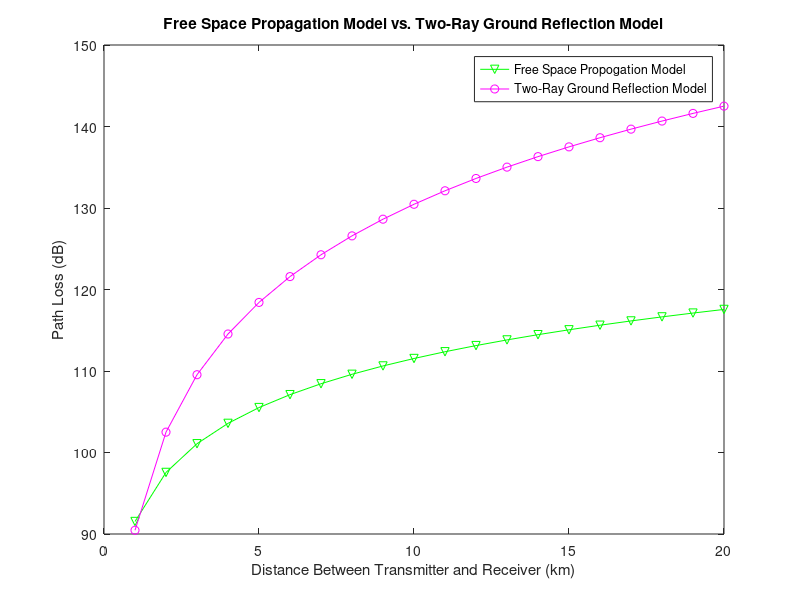

Write MATLAB code to recreate this figure.
% Free Space Propogation Loss vs. Two-Ray Ground Reflection Model

% Close and clear previous graphs
close all
clear all

% Knowns:
    % Carrier frequency (MHz)
      f = 900;
    % Speed of light (m/s)
      c = 3*10^8;
    % Distances (in km)
      d = 0:1:20;
    % Gain of transmitter and receiver are unity
      Gt = 1;
      Gr = 1;
      G = Gt * Gr;
    % System losses are unity
      L = 1;
    % Height of transmitter and receiver (in km)
      ht = .03;
      hr = .001;
      ht2 = ht^2;
      hr2 = hr^2;
    % Path loss exponent
      PL_exp = 2;
      
% Equations:
    % Free space propogation model (dB)
      PL_fs = 20*log10(d) + 20*log10(f) + 32.45;
    % Two-ray ground reflection model (dB)
      PL_tr = 40*log10(d) - 10*log10(G*ht2*hr2);


% Graphing Free Space Propogation Loss
    % Plot path loss
      plot(d,PL_fs,'-vg',d,PL_tr,'-om');
    % Label x and y axis
      xlabel('Distance Between Transmitter and Receiver (km)');
      ylabel('Path Loss (dB)');
    % Set title
      title('Free Space Propagation Model vs. Two-Ray Ground Reflection Model');
    % Create legend
      legend('Free Space Propogation Model','Two-Ray Ground Reflection Model');
